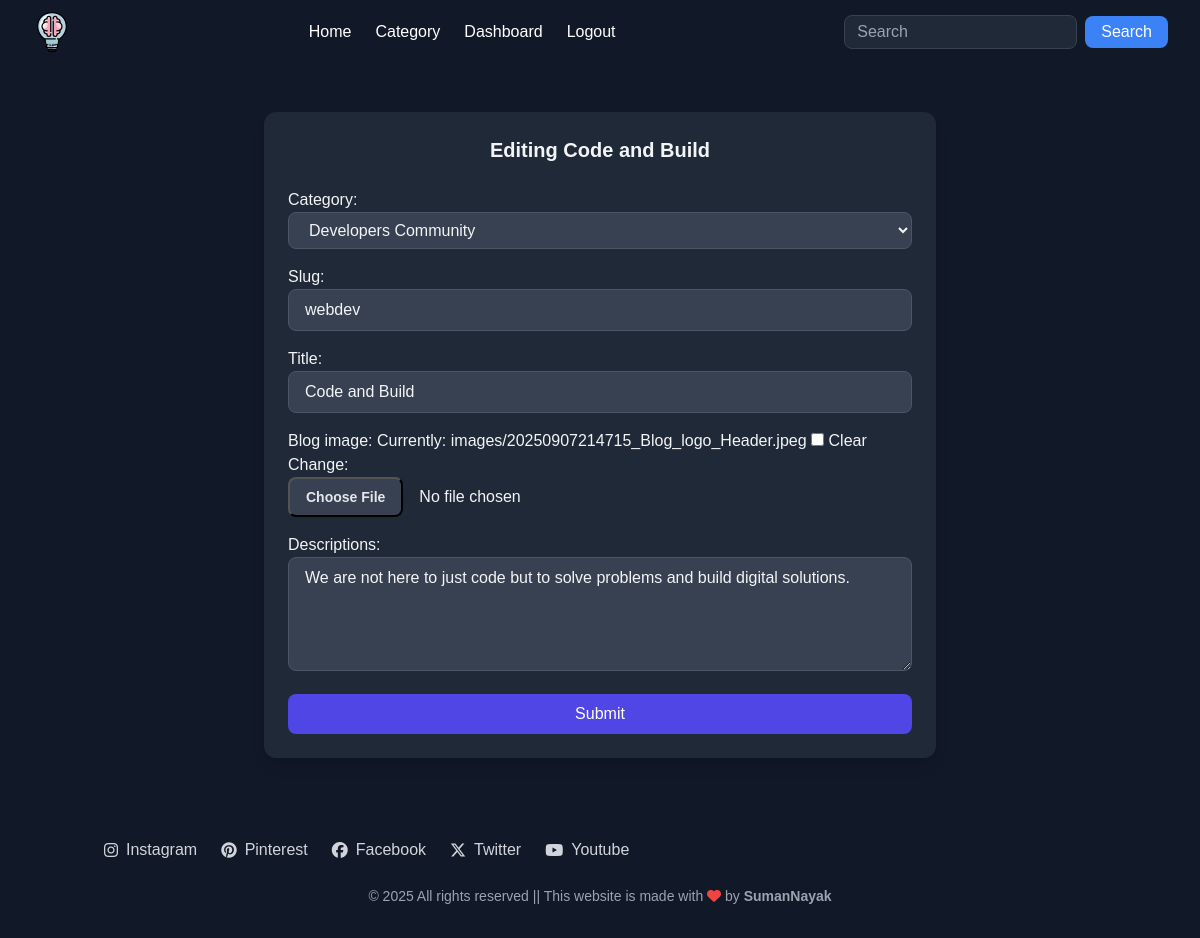
The app's page /edit/9 with its own data.
### post/models.py (models this page shows, shortened)
class Catblog(models.Model):
    category = models.ForeignKey(Category, on_delete=models.CASCADE)
    slug=models.CharField(max_length=150,null=False,blank=False)
    title=models.CharField(max_length=150,null=False,blank=False)
    blog_image=models.ImageField(upload_to=get_image_path,null=True,blank=True)
    small_description=models.CharField(max_length= 250,null=False,blank=False)
    descriptions=models.TextField(max_length= 500,null=False,blank=False)
    author = models.ForeignKey(User,on_delete=models.CASCADE)
    status=models.BooleanField(default=False,help_text="0=default,1=Trending")
    trending=models.BooleanField(default=False,help_text="0=default,1=Trending")
    tag=models.CharField(max_length=150,null=False,blank=False)
    meta_title=models.CharField(max_length=150,null=False,blank=False)
    meta_keywords=models.CharField(max_length=150,null=False,blank=False)
    created_at=models.DateTimeField(auto_now_add=True)
    class Meta:
        ordering = ('-created_at',)

### post/views.py (the view)
# urls.py: path('edit/<int:pk>', views.edit_view,name='edit'),
def edit_view(request,pk):
    post = get_object_or_404(Catblog, id=pk)
    if request.method == "POST":
        p_form = PostForm(request.POST,request.FILES,instance=post)
        if p_form.is_valid():
            instance = p_form.save(commit=False)
            instance.author = request.user
            instance.save()
            p_form.save_m2m()
            messages.success(request,"Yayy! Post edited successfully !")
            return redirect("blog_view",cat_slug=post.category.slug,post_slug=post.slug)
    else:
        p_form = PostForm(instance=post)
    return render(request,'post_edit.html',{'post':post,'p_form':p_form})

### post/models.py (called while the page is built)
    def __str__(self):
        return str(self.name)

### templates/post_edit.html (shortened to what this page needs)
{% extends 'base.html' %}
{% load static %}
{% load tz %}
{% load crispy_forms_tags %}
{% block content %}
<section class="py-12 bg-gray-900 text-gray-100">
  <div class="container mx-auto px-4">
    <div class="max-w-2xl mx-auto bg-gray-800 rounded-xl p-6 shadow-lg">
      <h3 class="text-xl font-bold text-center mb-6">Editing {{post.title}}</h3>
      <form method="post" enctype="multipart/form-data" class="space-y-4">
        {{ p_form.as_p }}
        <button type="submit"
                class="w-full px-4 py-2 bg-indigo-600 text-white rounded-lg hover:bg-indigo-700 transition">
          Submit
        </button>
      </form>
    </div>
  </div>
</section>
{% endblock %}

### templates/base.html (style rules this page uses)
body { font-family: 'Poppins', sans-serif; }

### records on screen
Catblog: title "Code and Build", category "Developers Community", slug "webdev", descriptions "We are not here to just code but to solve problems and build digital solutions."
